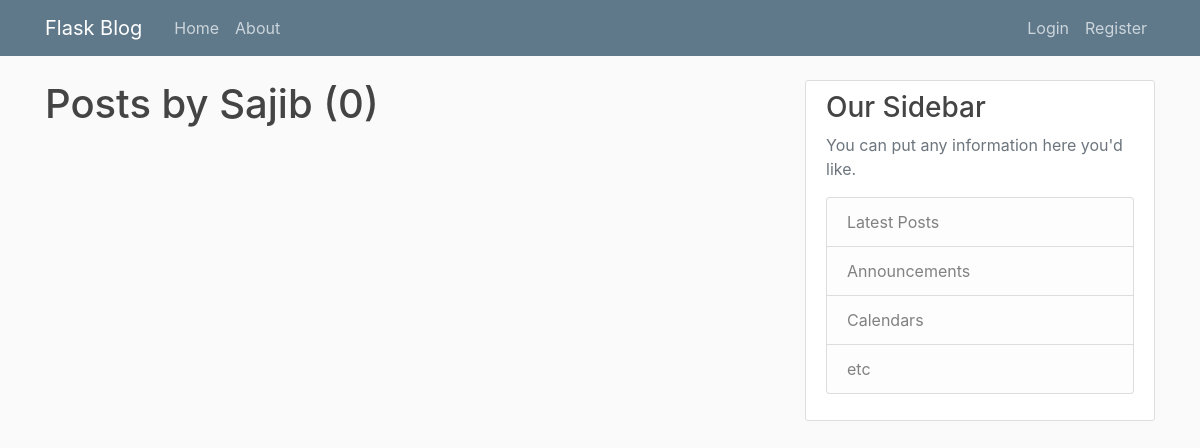
Before: /user/Sajib with the older database file.
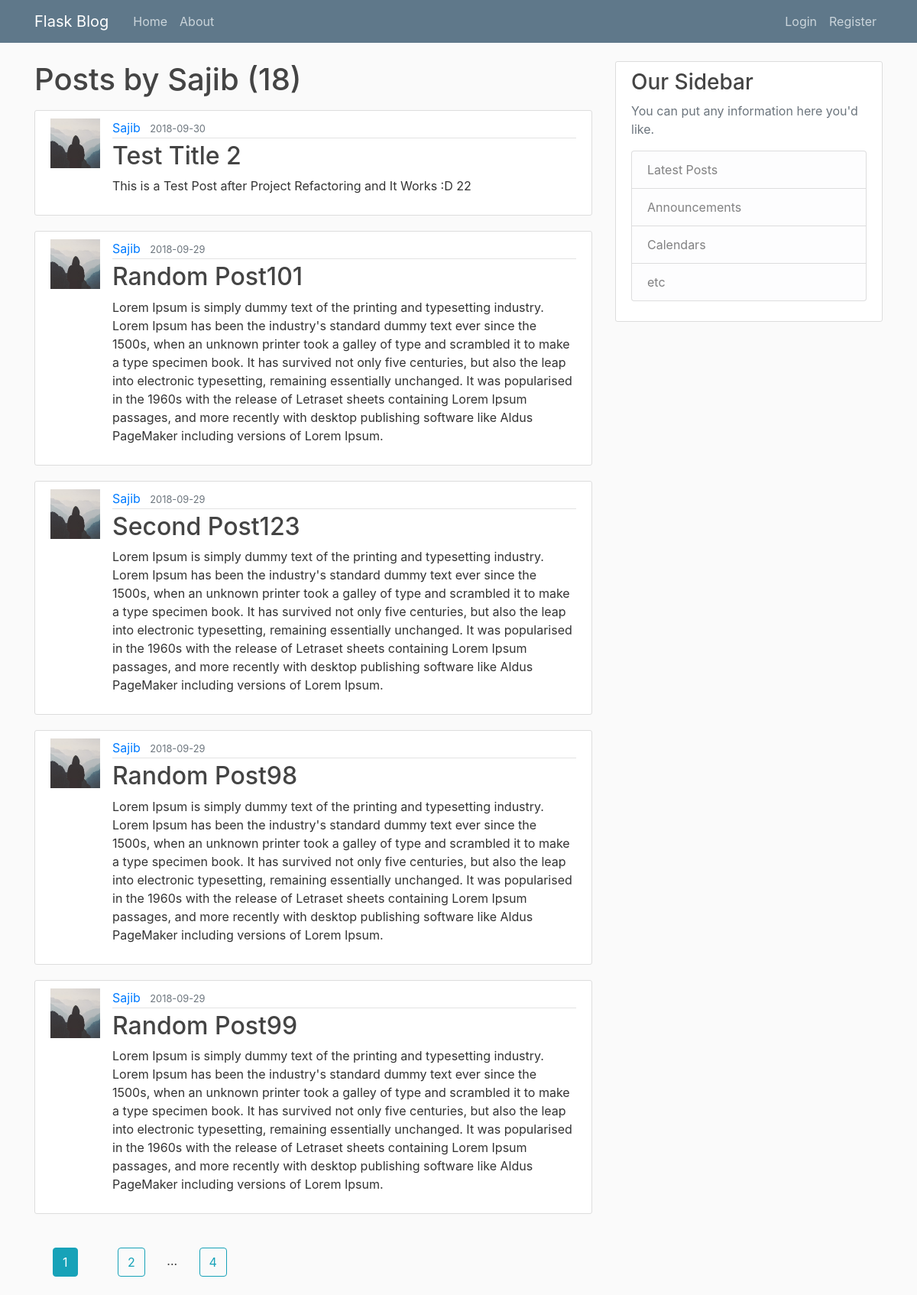
After: the same page with the newer database file.
### Demoapp/models.py (models this page shows, shortened)
class Post(db.Model):
    id = db.Column(db.Integer,primary_key=True)
    title = db.Column(db.String(100),nullable=False)
    date_posted = db.Column(db.DateTime,nullable=False,default=datetime.utcnow)
    content = db.Column(db.Text,nullable=False)
    user_id = db.Column(db.Integer,db.ForeignKey('user.id'),nullable=False)

class User(db.Model,UserMixin):
    id = db.Column(db.Integer,primary_key=True)
    username = db.Column(db.String(20),unique=True,nullable=False)
    email = db.Column(db.String(120),unique=True,nullable=False)
    image_file = db.Column(db.String(20),nullable=False,default='default.jpg')
    password = db.Column(db.String(60),nullable=False)
    post = db.relationship('Post',backref='author',lazy=True)

### Demoapp/users/routes.py (the view)
@users.route('/user/<string:username>')
def user_posts(username):
    page = request.args.get('page',1,type=int)
    user = User.query.filter_by(username=username).first_or_404()
    posts = Post.query.filter_by(author=user)\
        .order_by(Post.date_posted.desc())\
        .paginate(page=page,per_page=5)
    return render_template('user_posts.html',posts=posts,user=user)

### Demoapp/templates/user_posts.html
{% extends "base.html" %}
{% block content %}
  <h1 class="mb-3">Posts by {{user.username}} ({{posts.total}})</h1>
  {% if posts %}
    {% for post in posts.items %}
      <article class="media content-section">
        <img class="img-rounded article-img" src="{{ url_for('static',filename="profile_pics/" + post.author.image_file) }}" />
        <div class="media-body">
            <div class="article-metadata">
              <a class="mr-2" href="{{url_for('users.user_posts',username=post.author.username)}}">{{ post.author.username }}</a>
              <small class="text-muted">{{ post.date_posted.strftime('%Y-%m-%d') }}</small>
            </div>
            <h2><a class="article-title" href="{{url_for('posts.detail_post',post_id=post.id)}}">{{ post.title }}</a></h2>
            <p class="article-content">{{ post.content }}</p>
        </div>
      </article>
    {% endfor %}
    {% for page_num in posts.iter_pages(left_edge=1,right_edge=1,left_current=1,right_current=2) %}
      {% if page_num %}
        {% if posts.page==page_num %}
          <a class="btn btn-info m-4" href="{{url_for('users.user_posts',username=user.username,page=page_num)}}">{{page_num}}</a>
        {% else %}
          <a class="btn btn-outline-info m-4" href="{{url_for('users.user_posts',username=user.username,page=page_num)}}">{{page_num}}</a>
        {% endif %}
      {% else %}
        ...
      {% endif %}
    {% endfor %}
  {% endif %}
{% endblock %}

Changed rows visible on the page:
added Post: image_file (placeholder picture), author.username "Sajib", date_posted "2018-09-30", title "Test Title 2", content "This is a Test Post after Project Refactoring and It Works :D 22"
added Post: image_file (placeholder picture), author.username "Sajib", date_posted "2018-09-29", title "Random Post101", content "Lorem Ipsum is simply dummy text of the printing and typesetting industry. Lorem Ipsum has been the industry's standard dummy text ever since the 1500s, when an unknown printer took a galley of type and scrambled it to make a type specimen book. It has survived not only five centuries, but also the leap into electronic typesetting, remaining essentially unchanged. It was popularised in the 1960s with the release of Letraset sheets containing Lorem Ipsum passages, and more recently with desktop publishing software like Aldus PageMaker including versions of Lorem Ipsum."
added Post: image_file (placeholder picture), author.username "Sajib", date_posted "2018-09-29", title "Second Post123", content "Lorem Ipsum is simply dummy text of the printing and typesetting industry. Lorem Ipsum has been the industry's standard dummy text ever since the 1500s, when an unknown printer took a galley of type and scrambled it to make a type specimen book. It has survived not only five centuries, but also the leap into electronic typesetting, remaining essentially unchanged. It was popularised in the 1960s with the release of Letraset sheets containing Lorem Ipsum passages, and more recently with desktop publishing software like Aldus PageMaker including versions of Lorem Ipsum."
added Post: image_file (placeholder picture), author.username "Sajib", date_posted "2018-09-29", title "Random Post98", content "Lorem Ipsum is simply dummy text of the printing and typesetting industry. Lorem Ipsum has been the industry's standard dummy text ever since the 1500s, when an unknown printer took a galley of type and scrambled it to make a type specimen book. It has survived not only five centuries, but also the leap into electronic typesetting, remaining essentially unchanged. It was popularised in the 1960s with the release of Letraset sheets containing Lorem Ipsum passages, and more recently with desktop publishing software like Aldus PageMaker including versions of Lorem Ipsum."
added Post: image_file (placeholder picture), author.username "Sajib", date_posted "2018-09-29", title "Random Post99", content "Lorem Ipsum is simply dummy text of the printing and typesetting industry. Lorem Ipsum has been the industry's standard dummy text ever since the 1500s, when an unknown printer took a galley of type and scrambled it to make a type specimen book. It has survived not only five centuries, but also the leap into electronic typesetting, remaining essentially unchanged. It was popularised in the 1960s with the release of Letraset sheets containing Lorem Ipsum passages, and more recently with desktop publishing software like Aldus PageMaker including versions of Lorem Ipsum."
Other visible differences:
{{ posts.total }}: "0" → "18"
new list line: "1"
new list line: "2"
new list line: "4"
